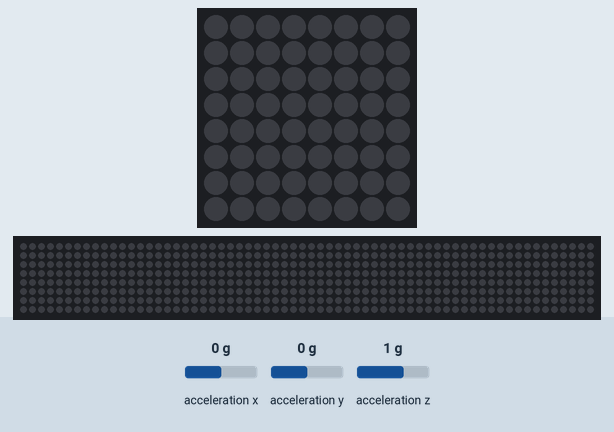
Recording of a program running on a simulated Raspberry Pi (BCM pin numbers) with a Sense HAT. Shown: the Sense HAT's 8×8 RGB LED matrix, a strip that is not on the board, showing the scrolling text unrolled. The test bench sets the inputs (shaded band); at power-on: acceleration x 0 g, acceleration y 0 g, acceleration z 1 g. Random numbers come from a fixed seed; the 64×8 strip is a reading aid, not a part: it shows the text the matrix is scrolling, unrolled, one strip-width of it at a time.

Above: at 9.5 s.
9.6 s: acceleration x set to -3.4 g
At 9.75 s:
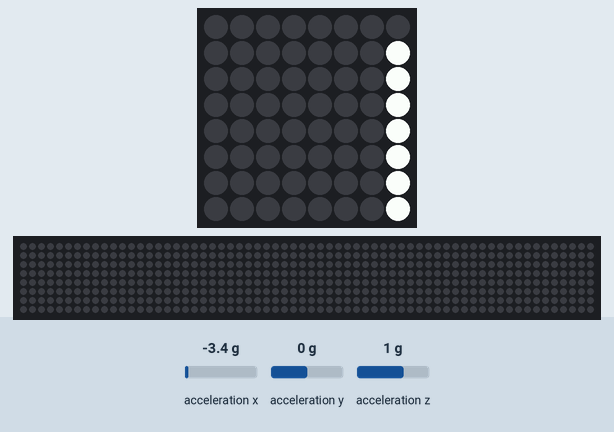
At 10.25 s:
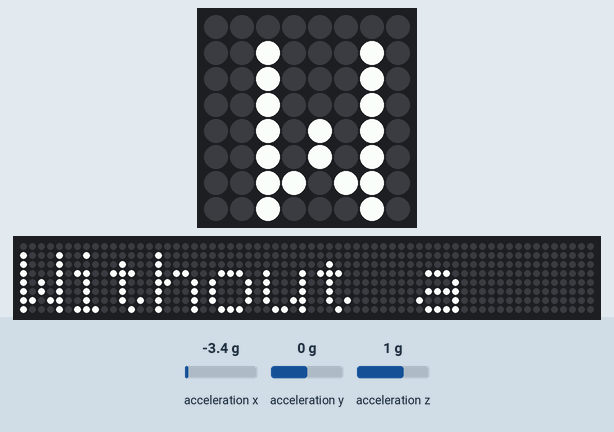

Measured:
- after the input at 9.6 s, the LEDs: change after 0.10 s (image 1)

The program:

MS_sparkel_day_1.py
```python
from sense_hat import SenseHat
from random import *
from time import sleep
sense = SenseHat()
x = 4
y = 1
r = (255, 0, 0)
p = (255, 0, 255)
b = (0, 0, 255)
o = (255, 200, 0)
ye = (255, 255, 0)
g = (0, 255, 0)

sense.show_message("Ask a question", scroll_speed=0.06)
sleep(3)

replies = ['Signs point to yes',
           'Without a doubt',
           'Do not count on it',
           'looking good',
           'cannot predict now',
           'It is decidendly so',
           'Outlook not so good'
           ]

def show_sparkel():
    global x
    x= random.randint(0, 8)
    y= random.randint(0, 8)
    print (x)
    print (y)

while True:
    x, y, z = sense.get_accelerometer_raw().values()
    x = abs(x)
    y = abs(y)
    z = abs(z)
    if x > 1.5 or y > 1.5 or z > 1.5:
        sense.show_message(choice(replies))
    if replies == 'signs point to yes' or 'Without a doubt' or 'looking good' or 'It is decidendly so':
        show_sparkel
    else:
        sense.clear()
```
